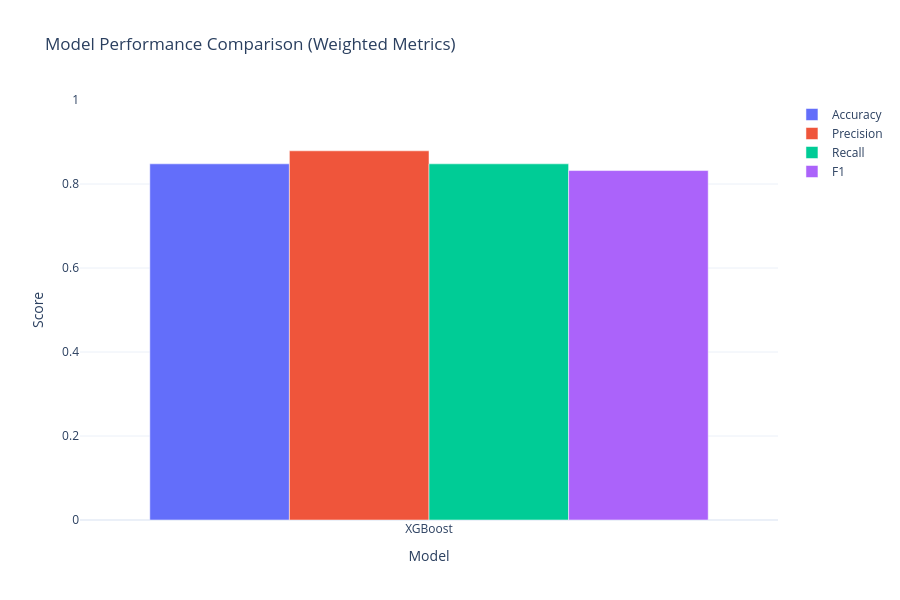

The cell this chart's notebook holds for it:
### Markdown cell above
# 7. Model Evaluation
## 7.1 Performance Metrics
## 7.2 Confusion Matrices
## 7.3 Comparative Analysis of Model Performance

### Code cell
import seaborn as sns
from sklearn.metrics import (
    confusion_matrix, classification_report,
    roc_curve, auc  # label_binarize REMOVED from here
)
from sklearn.preprocessing import label_binarize  # NEW CORRECT PATH
from itertools import cycle

# Model Performance Visualization 
# Convert performance to DataFrame for visualization
perf_df = pd.DataFrame(model_performance).T
perf_df = perf_df.round(3)
print("\n📈 Model Performance Summary:")
print(perf_df)

# 1. Bar plot of key metrics (interactive Plotly)
metrics = ['accuracy', 'precision', 'recall', 'f1']
fig = go.Figure()

for metric in metrics:
    fig.add_trace(go.Bar(
        x=perf_df.index,
        y=perf_df[metric],
        name=metric.capitalize()
    ))

fig.update_layout(
    title='Model Performance Comparison (Weighted Metrics)',
    xaxis_title='Model',
    yaxis_title='Score',
    yaxis_range=[0, 1],
    template='plotly_white',
    width=900,
    height=600
)
fig.show()

### Figure 1 — Plotly figure (JSON) as saved in the notebook; plotly's stock layout.template omitted (floating-point values rounded to 4 significant figures)
{"data": [{"name": "Accuracy", "type": "bar", "x": ["XGBoost"], "y": [0.848]}, {"name": "Precision", "type": "bar", "x": ["XGBoost"], "y": [0.879]}, {"name": "Recall", "type": "bar", "x": ["XGBoost"], "y": [0.848]}, {"name": "F1", "type": "bar", "x": ["XGBoost"], "y": [0.832]}], "layout": {"height": 600, "title": {"text": "Model Performance Comparison (Weighted Metrics)"}, "width": 900, "xaxis": {"title": {"text": "Model"}}, "yaxis": {"range": [0, 1], "title": {"text": "Score"}}}}
